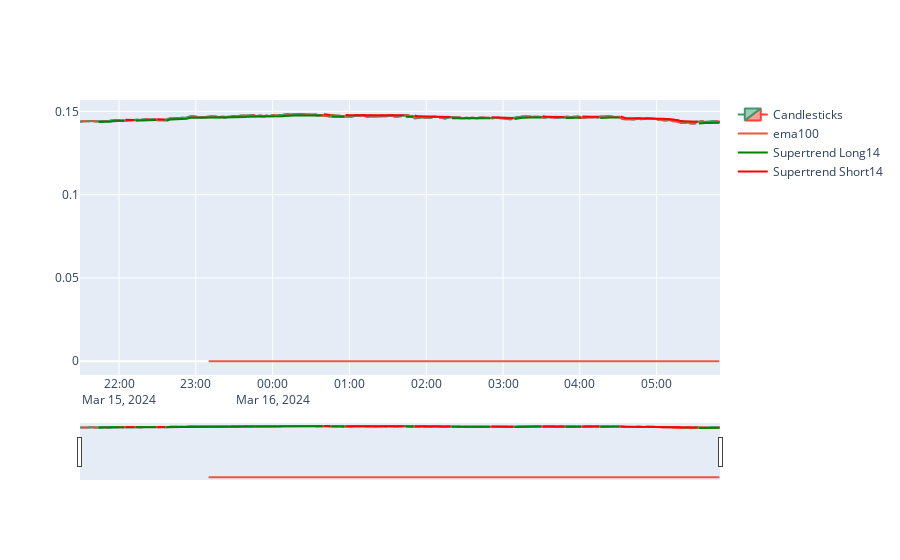

The notebook cell this image was saved under:
### Code cell
chz_chart.plot()

### Figure 1 — Plotly figure (JSON) as saved in the notebook; plotly's stock layout.template omitted (floating-point values rounded to 4 significant figures; data arrays with more than 128 entries replaced by an {"elided": "..."} marker saying what was removed)
{"data": [{"close": {"elided": "500 float values"}, "high": {"elided": "500 float values"}, "low": {"elided": "500 float values"}, "name": "Candlesticks", "open": {"elided": "500 float values"}, "type": "candlestick", "x": {"elided": "500 str values"}}, {"mode": "lines", "name": "ema100", "type": "scatter", "x": {"elided": "400 str values"}, "y": {"elided": "400 int values"}}, {"line": {"color": "green"}, "mode": "lines", "name": "Supertrend Long14", "type": "scatter", "x": {"elided": "486 str values"}, "y": {"elided": "486 float values"}}, {"line": {"color": "red"}, "mode": "lines", "name": "Supertrend Short14", "type": "scatter", "x": {"elided": "486 str values"}, "y": {"elided": "486 float values"}}], "layout": {"showlegend": true}}
